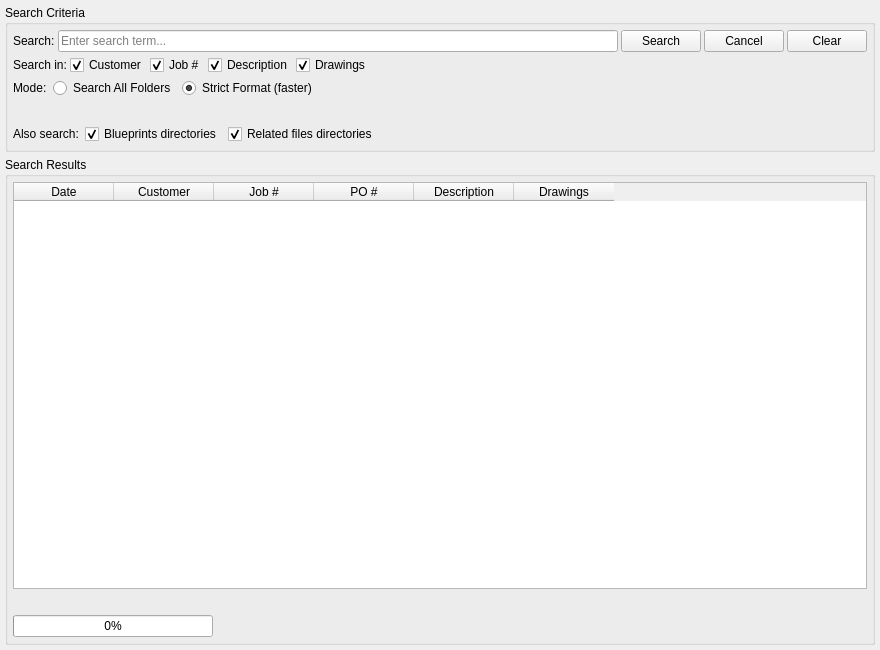
<?xml version="1.0" encoding="UTF-8"?>
<ui version="4.0">
 <class>SearchTab</class>
 <widget class="QWidget" name="SearchTab">
  <property name="geometry">
   <rect>
    <x>0</x>
    <y>0</y>
    <width>880</width>
    <height>650</height>
   </rect>
  </property>
  <layout class="QVBoxLayout" name="mainLayout">
   <property name="spacing">
    <number>5</number>
   </property>
   <property name="leftMargin">
    <number>5</number>
   </property>
   <property name="topMargin">
    <number>5</number>
   </property>
   <property name="rightMargin">
    <number>5</number>
   </property>
   <property name="bottomMargin">
    <number>5</number>
   </property>
   <item>
    <widget class="QGroupBox" name="searchCriteriaGroup">
     <property name="title">
      <string>Search Criteria</string>
     </property>
     <layout class="QVBoxLayout" name="searchCriteriaLayout">
      <property name="spacing">
       <number>3</number>
      </property>
      <property name="leftMargin">
       <number>5</number>
      </property>
      <property name="topMargin">
       <number>5</number>
      </property>
      <property name="rightMargin">
       <number>5</number>
      </property>
      <property name="bottomMargin">
       <number>5</number>
      </property>
      <item>
       <layout class="QHBoxLayout" name="topRow">
        <item>
         <widget class="QLabel" name="searchLabel">
          <property name="text">
           <string>Search:</string>
          </property>
         </widget>
        </item>
        <item>
         <widget class="QLineEdit" name="search_edit">
          <property name="placeholderText">
           <string>Enter search term...</string>
          </property>
         </widget>
        </item>
        <item>
         <widget class="QPushButton" name="search_btn">
          <property name="text">
           <string>Search</string>
          </property>
         </widget>
        </item>
        <item>
         <widget class="QPushButton" name="cancel_btn">
          <property name="text">
           <string>Cancel</string>
          </property>
          <property name="visible">
           <bool>false</bool>
          </property>
         </widget>
        </item>
        <item>
         <widget class="QPushButton" name="clear_btn">
          <property name="text">
           <string>Clear</string>
          </property>
         </widget>
        </item>
       </layout>
      </item>
      <item>
       <layout class="QHBoxLayout" name="checkRow">
        <item>
         <widget class="QLabel" name="searchInLabel">
          <property name="text">
           <string>Search in:</string>
          </property>
         </widget>
        </item>
        <item>
         <widget class="QCheckBox" name="search_customer_check">
          <property name="text">
           <string>Customer</string>
          </property>
          <property name="checked">
           <bool>true</bool>
          </property>
         </widget>
        </item>
        <item>
         <widget class="QCheckBox" name="search_job_check">
          <property name="text">
           <string>Job #</string>
          </property>
          <property name="checked">
           <bool>true</bool>
          </property>
         </widget>
        </item>
        <item>
         <widget class="QCheckBox" name="search_desc_check">
          <property name="text">
           <string>Description</string>
          </property>
          <property name="checked">
           <bool>true</bool>
          </property>
         </widget>
        </item>
        <item>
         <widget class="QCheckBox" name="search_drawing_check">
          <property name="text">
           <string>Drawings</string>
          </property>
          <property name="checked">
           <bool>true</bool>
          </property>
         </widget>
        </item>
        <item>
         <spacer name="horizontalSpacer">
          <property name="orientation">
           <enum>Qt::Horizontal</enum>
          </property>
          <property name="sizeHint" stdset="0">
           <size>
            <width>40</width>
            <height>20</height>
           </size>
          </property>
         </spacer>
        </item>
       </layout>
      </item>
      <item>
       <widget class="QWidget" name="mode_row_widget" native="true">
        <layout class="QHBoxLayout" name="modeRowLayout">
         <property name="leftMargin">
          <number>0</number>
         </property>
         <property name="topMargin">
          <number>0</number>
         </property>
         <property name="rightMargin">
          <number>0</number>
         </property>
         <property name="bottomMargin">
          <number>0</number>
         </property>
         <item>
          <widget class="QLabel" name="modeLabel">
           <property name="text">
            <string>Mode:</string>
           </property>
          </widget>
         </item>
         <item>
          <widget class="QRadioButton" name="search_all_radio">
           <property name="text">
            <string>Search All Folders</string>
           </property>
          </widget>
         </item>
         <item>
          <widget class="QRadioButton" name="search_strict_radio">
           <property name="text">
            <string>Strict Format (faster)</string>
           </property>
           <property name="checked">
            <bool>true</bool>
           </property>
          </widget>
         </item>
         <item>
          <spacer name="horizontalSpacer_2">
           <property name="orientation">
            <enum>Qt::Horizontal</enum>
           </property>
           <property name="sizeHint" stdset="0">
            <size>
             <width>40</width>
             <height>20</height>
            </size>
           </property>
          </spacer>
         </item>
        </layout>
       </widget>
      </item>
      <item>
       <widget class="QWidget" name="legacy_options_widget" native="true">
        <layout class="QHBoxLayout" name="legacyOptionsLayout">
         <property name="leftMargin">
          <number>0</number>
         </property>
         <property name="topMargin">
          <number>0</number>
         </property>
         <property name="rightMargin">
          <number>0</number>
         </property>
         <property name="bottomMargin">
          <number>0</number>
         </property>
         <item>
          <spacer name="horizontalSpacer_3">
           <property name="orientation">
            <enum>Qt::Horizontal</enum>
           </property>
           <property name="sizeHint" stdset="0">
            <size>
             <width>40</width>
             <height>20</height>
            </size>
           </property>
          </spacer>
         </item>
        </layout>
       </widget>
      </item>
      <item>
       <widget class="QWidget" name="also_search_widget" native="true">
        <layout class="QHBoxLayout" name="alsoSearchLayout">
         <property name="leftMargin">
          <number>0</number>
         </property>
         <property name="topMargin">
          <number>0</number>
         </property>
         <property name="rightMargin">
          <number>0</number>
         </property>
         <property name="bottomMargin">
          <number>0</number>
         </property>
         <item>
          <widget class="QLabel" name="alsoSearchLabel">
           <property name="text">
            <string>Also search:</string>
           </property>
          </widget>
         </item>
         <item>
          <widget class="QCheckBox" name="search_blueprints_check">
           <property name="text">
            <string>Blueprints directories</string>
           </property>
           <property name="checked">
            <bool>true</bool>
           </property>
          </widget>
         </item>
         <item>
          <widget class="QCheckBox" name="search_related_files_check">
           <property name="text">
            <string>Related files directories</string>
           </property>
           <property name="checked">
            <bool>true</bool>
           </property>
          </widget>
         </item>
         <item>
          <spacer name="horizontalSpacer_4">
           <property name="orientation">
            <enum>Qt::Horizontal</enum>
           </property>
           <property name="sizeHint" stdset="0">
            <size>
             <width>40</width>
             <height>20</height>
            </size>
           </property>
          </spacer>
         </item>
        </layout>
       </widget>
      </item>
     </layout>
    </widget>
   </item>
   <item>
    <widget class="QGroupBox" name="searchResultsGroup">
     <property name="title">
      <string>Search Results</string>
     </property>
     <layout class="QVBoxLayout" name="searchResultsLayout">
      <property name="leftMargin">
       <number>5</number>
      </property>
      <property name="topMargin">
       <number>5</number>
      </property>
      <property name="rightMargin">
       <number>5</number>
      </property>
      <property name="bottomMargin">
       <number>5</number>
      </property>
      <item>
       <widget class="QTableWidget" name="search_table">
        <property name="selectionBehavior">
         <enum>QAbstractItemView::SelectRows</enum>
        </property>
        <column>
         <property name="text">
          <string>Date</string>
         </property>
        </column>
        <column>
         <property name="text">
          <string>Customer</string>
         </property>
        </column>
        <column>
         <property name="text">
          <string>Job #</string>
         </property>
        </column>
        <column>
         <property name="text">
          <string>PO #</string>
         </property>
        </column>
        <column>
         <property name="text">
          <string>Description</string>
         </property>
        </column>
        <column>
         <property name="text">
          <string>Drawings</string>
         </property>
        </column>
       </widget>
      </item>
      <item>
       <widget class="QLabel" name="search_status_label">
        <property name="text">
         <string/>
        </property>
       </widget>
      </item>
      <item>
       <widget class="QProgressBar" name="search_progress">
        <property name="maximumSize">
         <size>
          <width>200</width>
          <height>16777215</height>
         </size>
        </property>
        <property name="visible">
         <bool>false</bool>
        </property>
        <property name="value">
         <number>0</number>
        </property>
       </widget>
      </item>
     </layout>
    </widget>
   </item>
  </layout>
 </widget>
 <resources/>
 <connections/>
</ui>
